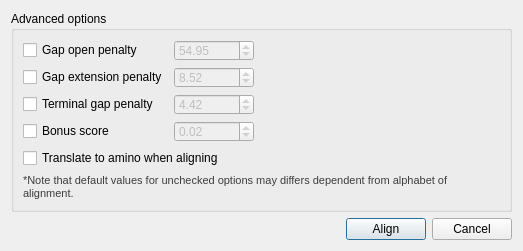
<?xml version="1.0" encoding="UTF-8"?>
<ui version="4.0">
 <class>KalignDialog</class>
 <widget class="QDialog" name="KalignDialog">
  <property name="geometry">
   <rect>
    <x>0</x>
    <y>0</y>
    <width>523</width>
    <height>251</height>
   </rect>
  </property>
  <property name="windowTitle">
   <string>Align with Kalign</string>
  </property>
  <layout class="QVBoxLayout" name="verticalLayout">
   <item>
    <widget class="QGroupBox" name="groupBox_2">
     <property name="title">
      <string>Advanced options</string>
     </property>
     <layout class="QVBoxLayout" name="verticalLayout_2">
      <item>
       <layout class="QGridLayout" name="gridLayout">
        <item row="0" column="0">
         <widget class="QCheckBox" name="gapOpenCheckBox">
          <property name="enabled">
           <bool>true</bool>
          </property>
          <property name="text">
           <string>Gap open penalty</string>
          </property>
         </widget>
        </item>
        <item row="0" column="1">
         <widget class="QDoubleSpinBox" name="gapOpenSpinBox">
          <property name="enabled">
           <bool>false</bool>
          </property>
          <property name="minimumSize">
           <size>
            <width>80</width>
            <height>0</height>
           </size>
          </property>
          <property name="value">
           <double>54.950000000000003</double>
          </property>
         </widget>
        </item>
        <item row="0" column="2">
         <spacer name="horizontalSpacer_3">
          <property name="orientation">
           <enum>Qt::Horizontal</enum>
          </property>
          <property name="sizeHint" stdset="0">
           <size>
            <width>255</width>
            <height>17</height>
           </size>
          </property>
         </spacer>
        </item>
        <item row="1" column="0">
         <widget class="QCheckBox" name="gapExtensionPenaltyCheckBox">
          <property name="enabled">
           <bool>true</bool>
          </property>
          <property name="text">
           <string>Gap extension penalty</string>
          </property>
         </widget>
        </item>
        <item row="1" column="1">
         <widget class="QDoubleSpinBox" name="gapExtensionPenaltySpinBox">
          <property name="enabled">
           <bool>false</bool>
          </property>
          <property name="minimumSize">
           <size>
            <width>80</width>
            <height>0</height>
           </size>
          </property>
          <property name="value">
           <double>8.520000000000000</double>
          </property>
         </widget>
        </item>
        <item row="1" column="2">
         <spacer name="horizontalSpacer_4">
          <property name="orientation">
           <enum>Qt::Horizontal</enum>
          </property>
          <property name="sizeHint" stdset="0">
           <size>
            <width>255</width>
            <height>20</height>
           </size>
          </property>
         </spacer>
        </item>
        <item row="2" column="0">
         <widget class="QCheckBox" name="terminalGapCheckBox">
          <property name="enabled">
           <bool>true</bool>
          </property>
          <property name="text">
           <string>Terminal gap penalty</string>
          </property>
         </widget>
        </item>
        <item row="2" column="1">
         <widget class="QDoubleSpinBox" name="terminalGapSpinBox">
          <property name="enabled">
           <bool>false</bool>
          </property>
          <property name="minimumSize">
           <size>
            <width>80</width>
            <height>0</height>
           </size>
          </property>
          <property name="value">
           <double>4.420000000000000</double>
          </property>
         </widget>
        </item>
        <item row="2" column="2">
         <spacer name="horizontalSpacer_5">
          <property name="orientation">
           <enum>Qt::Horizontal</enum>
          </property>
          <property name="sizeHint" stdset="0">
           <size>
            <width>255</width>
            <height>17</height>
           </size>
          </property>
         </spacer>
        </item>
        <item row="3" column="0">
         <widget class="QCheckBox" name="bonusScoreCheckBox">
          <property name="enabled">
           <bool>true</bool>
          </property>
          <property name="text">
           <string>Bonus score</string>
          </property>
         </widget>
        </item>
        <item row="3" column="1">
         <widget class="QDoubleSpinBox" name="bonusScoreSpinBox">
          <property name="enabled">
           <bool>false</bool>
          </property>
          <property name="minimumSize">
           <size>
            <width>80</width>
            <height>0</height>
           </size>
          </property>
          <property name="value">
           <double>0.020000000000000</double>
          </property>
         </widget>
        </item>
        <item row="3" column="2">
         <spacer name="horizontalSpacer_6">
          <property name="orientation">
           <enum>Qt::Horizontal</enum>
          </property>
          <property name="sizeHint" stdset="0">
           <size>
            <width>255</width>
            <height>17</height>
           </size>
          </property>
         </spacer>
        </item>
       </layout>
      </item>
      <item>
       <widget class="QCheckBox" name="translateCheckBox">
        <property name="text">
         <string>Translate to amino when aligning</string>
        </property>
       </widget>
      </item>
      <item>
       <widget class="QLabel" name="label">
        <property name="text">
         <string>&lt;!DOCTYPE HTML PUBLIC &quot;-//W3C//DTD HTML 4.0//EN&quot; &quot;http://www.w3.org/TR/REC-html40/strict.dtd&quot;&gt;
&lt;html&gt;&lt;head&gt;&lt;meta name=&quot;qrichtext&quot; content=&quot;1&quot; /&gt;&lt;style type=&quot;text/css&quot;&gt;
p, li { white-space: pre-wrap; }
&lt;/style&gt;&lt;/head&gt;&lt;body style=&quot; font-family:'MS Shell Dlg 2'; font-size:8.25pt; font-weight:400; font-style:normal;&quot;&gt;
&lt;p style=&quot; margin-top:0px; margin-bottom:0px; margin-left:0px; margin-right:0px; -qt-block-indent:0; text-indent:0px;&quot;&gt;&lt;span style=&quot; font-size:8pt; color:#3d3d3d;&quot;&gt;*Note that default values for unchecked options may differs dependent from alphabet of alignment.&lt;/span&gt;&lt;/p&gt;&lt;/body&gt;&lt;/html&gt;</string>
        </property>
        <property name="wordWrap">
         <bool>true</bool>
        </property>
       </widget>
      </item>
     </layout>
    </widget>
   </item>
   <item>
    <spacer name="verticalSpacer">
     <property name="orientation">
      <enum>Qt::Vertical</enum>
     </property>
     <property name="sizeHint" stdset="0">
      <size>
       <width>20</width>
       <height>3</height>
      </size>
     </property>
    </spacer>
   </item>
   <item>
    <layout class="QHBoxLayout" name="horizontalLayout">
     <item>
      <spacer name="horizontalSpacer">
       <property name="orientation">
        <enum>Qt::Horizontal</enum>
       </property>
       <property name="sizeHint" stdset="0">
        <size>
         <width>40</width>
         <height>20</height>
        </size>
       </property>
      </spacer>
     </item>
     <item>
      <widget class="QPushButton" name="alignButton">
       <property name="text">
        <string>Align</string>
       </property>
       <property name="default">
        <bool>true</bool>
       </property>
      </widget>
     </item>
     <item>
      <widget class="QPushButton" name="cancelButton">
       <property name="text">
        <string>Cancel</string>
       </property>
      </widget>
     </item>
    </layout>
   </item>
  </layout>
 </widget>
 <resources/>
 <connections>
  <connection>
   <sender>alignButton</sender>
   <signal>clicked()</signal>
   <receiver>KalignDialog</receiver>
   <slot>accept()</slot>
   <hints>
    <hint type="sourcelabel">
     <x>411</x>
     <y>178</y>
    </hint>
    <hint type="destinationlabel">
     <x>252</x>
     <y>139</y>
    </hint>
   </hints>
  </connection>
  <connection>
   <sender>cancelButton</sender>
   <signal>clicked()</signal>
   <receiver>KalignDialog</receiver>
   <slot>reject()</slot>
   <hints>
    <hint type="sourcelabel">
     <x>494</x>
     <y>178</y>
    </hint>
    <hint type="destinationlabel">
     <x>252</x>
     <y>139</y>
    </hint>
   </hints>
  </connection>
  <connection>
   <sender>bonusScoreCheckBox</sender>
   <signal>clicked(bool)</signal>
   <receiver>bonusScoreSpinBox</receiver>
   <slot>setEnabled(bool)</slot>
   <hints>
    <hint type="sourcelabel">
     <x>54</x>
     <y>119</y>
    </hint>
    <hint type="destinationlabel">
     <x>196</x>
     <y>125</y>
    </hint>
   </hints>
  </connection>
  <connection>
   <sender>terminalGapCheckBox</sender>
   <signal>clicked(bool)</signal>
   <receiver>terminalGapSpinBox</receiver>
   <slot>setEnabled(bool)</slot>
   <hints>
    <hint type="sourcelabel">
     <x>62</x>
     <y>92</y>
    </hint>
    <hint type="destinationlabel">
     <x>164</x>
     <y>99</y>
    </hint>
   </hints>
  </connection>
  <connection>
   <sender>gapExtensionPenaltyCheckBox</sender>
   <signal>clicked(bool)</signal>
   <receiver>gapExtensionPenaltySpinBox</receiver>
   <slot>setEnabled(bool)</slot>
   <hints>
    <hint type="sourcelabel">
     <x>60</x>
     <y>67</y>
    </hint>
    <hint type="destinationlabel">
     <x>174</x>
     <y>73</y>
    </hint>
   </hints>
  </connection>
  <connection>
   <sender>gapOpenCheckBox</sender>
   <signal>clicked(bool)</signal>
   <receiver>gapOpenSpinBox</receiver>
   <slot>setEnabled(bool)</slot>
   <hints>
    <hint type="sourcelabel">
     <x>38</x>
     <y>40</y>
    </hint>
    <hint type="destinationlabel">
     <x>174</x>
     <y>46</y>
    </hint>
   </hints>
  </connection>
 </connections>
</ui>
